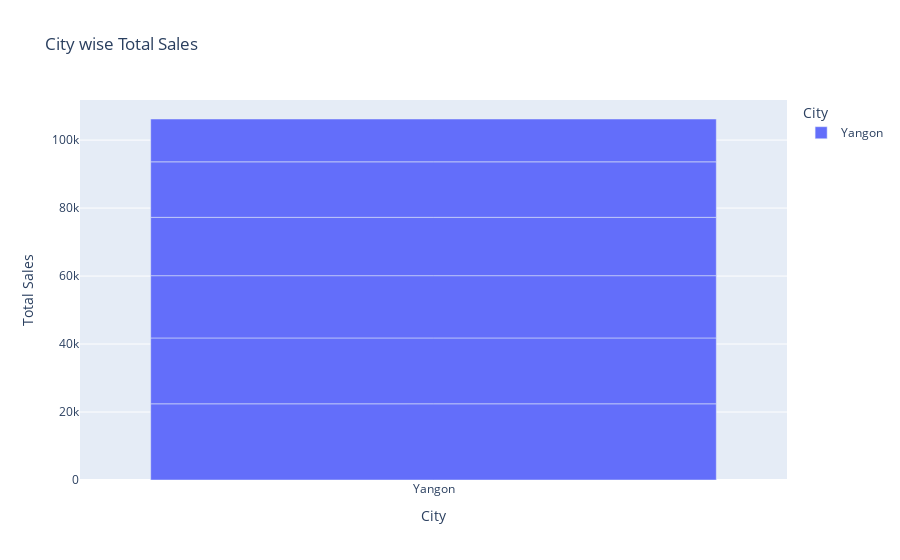
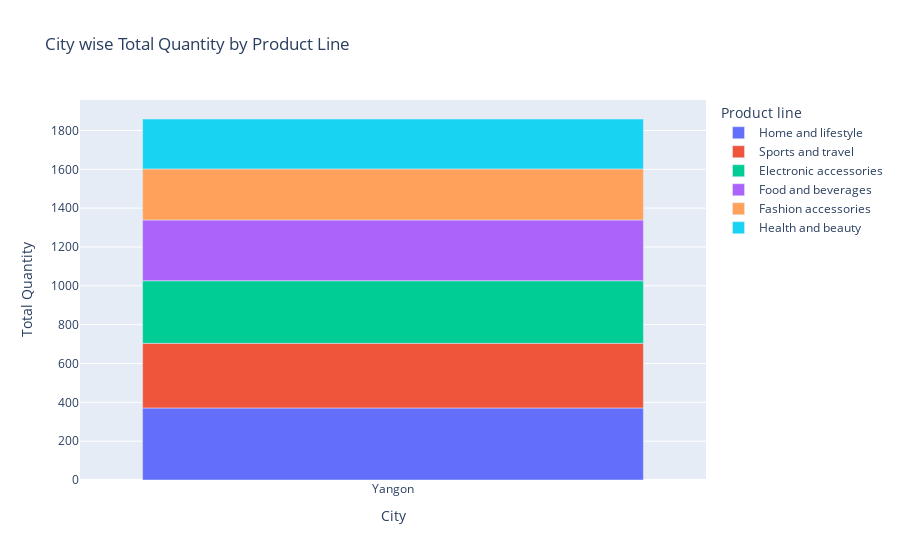
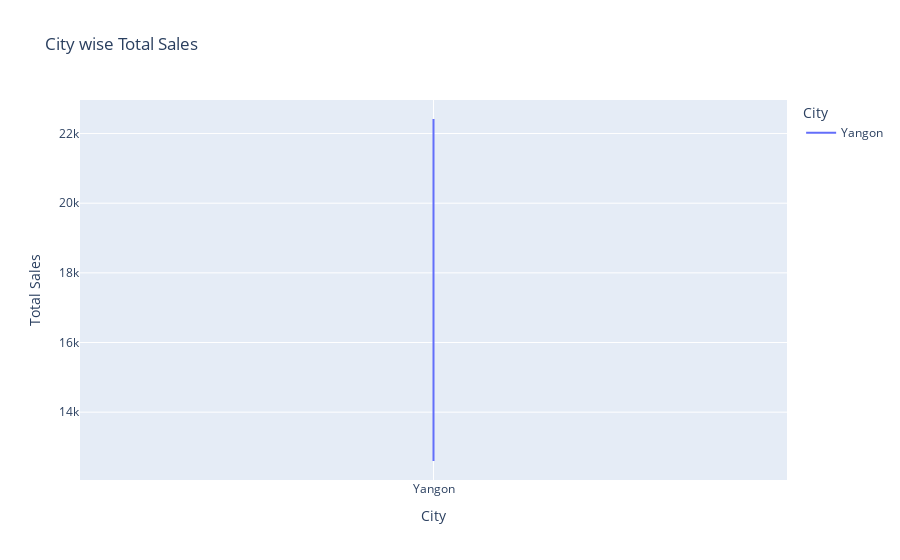

Notebook source saved alongside these figures, in order:
### Code cell
nlp_query = "City wise product sales"
part_A, part_B = split()
Cout = function3()

### Figure 1 — Plotly figure (JSON) as saved in the notebook; plotly's stock layout.template omitted (floating-point values rounded to 4 significant figures)
{"data": [{"alignmentgroup": "True", "hovertemplate": "City=%{x}<br>Total Sales=%{y}<extra></extra>", "legendgroup": "Yangon", "marker": {"color": "#636efa", "pattern": {"shape": ""}}, "name": "Yangon", "offsetgroup": "Yangon", "orientation": "v", "showlegend": true, "textposition": "auto", "type": "bar", "x": ["Yangon", "Yangon", "Yangon", "Yangon", "Yangon", "Yangon"], "xaxis": "x", "y": [22420.0, 19370.0, 18320.0, 17160.0, 16330.0, 12600.0], "yaxis": "y"}], "layout": {"barmode": "relative", "legend": {"title": {"text": "City"}, "tracegroupgap": 0}, "title": {"text": "City wise Total Sales"}, "xaxis": {"anchor": "y", "categoryarray": ["Yangon"], "categoryorder": "array", "domain": [0, 1], "title": {"text": "City"}}, "yaxis": {"anchor": "x", "domain": [0, 1], "title": {"text": "Total Sales"}}}}

### Figure 2 — Plotly figure (JSON) as saved in the notebook; plotly's stock layout.template omitted (floating-point values rounded to 4 significant figures)
{"data": [{"alignmentgroup": "True", "hovertemplate": "Product line=Home and lifestyle<br>City=%{x}<br>Total Quantity=%{y}<extra></extra>", "legendgroup": "Home and lifestyle", "marker": {"color": "#636efa", "pattern": {"shape": ""}}, "name": "Home and lifestyle", "offsetgroup": "Home and lifestyle", "orientation": "v", "showlegend": true, "textposition": "auto", "type": "bar", "x": ["Yangon"], "xaxis": "x", "y": [371], "yaxis": "y"}, {"alignmentgroup": "True", "hovertemplate": "Product line=Sports and travel<br>City=%{x}<br>Total Quantity=%{y}<extra></extra>", "legendgroup": "Sports and travel", "marker": {"color": "#EF553B", "pattern": {"shape": ""}}, "name": "Sports and travel", "offsetgroup": "Sports and travel", "orientation": "v", "showlegend": true, "textposition": "auto", "type": "bar", "x": ["Yangon"], "xaxis": "x", "y": [333], "yaxis": "y"}, {"alignmentgroup": "True", "hovertemplate": "Product line=Electronic accessories<br>City=%{x}<br>Total Quantity=%{y}<extra></extra>", "legendgroup": "Electronic accessories", "marker": {"color": "#00cc96", "pattern": {"shape": ""}}, "name": "Electronic accessories", "offsetgroup": "Electronic accessories", "orientation": "v", "showlegend": true, "textposition": "auto", "type": "bar", "x": ["Yangon"], "xaxis": "x", "y": [322], "yaxis": "y"}, {"alignmentgroup": "True", "hovertemplate": "Product line=Food and beverages<br>City=%{x}<br>Total Quantity=%{y}<extra></extra>", "legendgroup": "Food and beverages", "marker": {"color": "#ab63fa", "pattern": {"shape": ""}}, "name": "Food and beverages", "offsetgroup": "Food and beverages", "orientation": "v", "showlegend": true, "textposition": "auto", "type": "bar", "x": ["Yangon"], "xaxis": "x", "y": [313], "yaxis": "y"}, {"alignmentgroup": "True", "hovertemplate": "Product line=Fashion accessories<br>City=%{x}<br>Total Quantity=%{y}<extra></extra>", "legendgroup": "Fashion accessories", "marker": {"color": "#FFA15A", "pattern": {"shape": ""}}, "name": "Fashion accessories", "offsetgroup": "Fashion accessories", "orientation": "v", "showlegend": true, "textposition": "auto", "type": "bar", "x": ["Yangon"], "xaxis": "x", "y": [263], "yaxis": "y"}, {"alignmentgroup": "True", "hovertemplate": "Product line=Health and beauty<br>City=%{x}<br>Total Quantity=%{y}<extra></extra>", "legendgroup": "Health and beauty", "marker": {"color": "#19d3f3", "pattern": {"shape": ""}}, "name": "Health and beauty", "offsetgroup": "Health and beauty", "orientation": "v", "showlegend": true, "textposition": "auto", "type": "bar", "x": ["Yangon"], "xaxis": "x", "y": [257], "yaxis": "y"}], "layout": {"barmode": "relative", "legend": {"title": {"text": "Product line"}, "tracegroupgap": 0}, "title": {"text": "City wise Total Quantity by Product Line"}, "xaxis": {"anchor": "y", "domain": [0, 1], "title": {"text": "City"}}, "yaxis": {"anchor": "x", "domain": [0, 1], "title": {"text": "Total Quantity"}}}}

### Figure 3 — Plotly figure (JSON) as saved in the notebook; plotly's stock layout.template omitted (floating-point values rounded to 4 significant figures)
{"data": [{"hovertemplate": "City=%{x}<br>Total Sales=%{y}<extra></extra>", "legendgroup": "Yangon", "line": {"color": "#636efa", "dash": "solid"}, "marker": {"symbol": "circle"}, "mode": "lines", "name": "Yangon", "orientation": "v", "showlegend": true, "type": "scatter", "x": ["Yangon", "Yangon", "Yangon", "Yangon", "Yangon", "Yangon"], "xaxis": "x", "y": [22420.0, 19370.0, 18320.0, 17160.0, 16330.0, 12600.0], "yaxis": "y"}], "layout": {"legend": {"title": {"text": "City"}, "tracegroupgap": 0}, "title": {"text": "City wise Total Sales"}, "xaxis": {"anchor": "y", "categoryarray": ["Yangon"], "categoryorder": "array", "domain": [0, 1], "title": {"text": "City"}}, "yaxis": {"anchor": "x", "domain": [0, 1], "title": {"text": "Total Sales"}}}}
